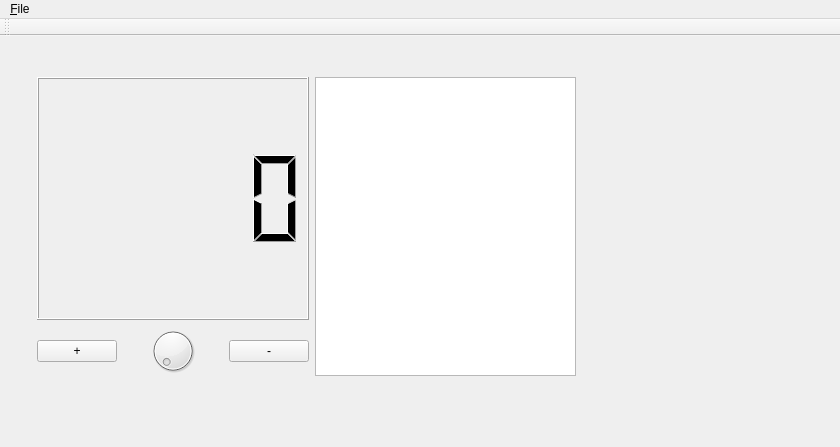
<?xml version="1.0" encoding="UTF-8"?>
<ui version="4.0">
 <class>MainWindow</class>
 <widget class="QMainWindow" name="MainWindow">
  <property name="geometry">
   <rect>
    <x>0</x>
    <y>0</y>
    <width>840</width>
    <height>447</height>
   </rect>
  </property>
  <property name="windowTitle">
   <string>MainWindow</string>
  </property>
  <widget class="QWidget" name="centralWidget">
   <widget class="QWidget" name="horizontalLayoutWidget">
    <property name="geometry">
     <rect>
      <x>26</x>
      <y>30</y>
      <width>561</width>
      <height>321</height>
     </rect>
    </property>
    <layout class="QHBoxLayout" name="horizontalLayout_2">
     <item>
      <layout class="QVBoxLayout" name="verticalLayout">
       <item>
        <widget class="QLCDNumber" name="lcdNumber"/>
       </item>
       <item>
        <layout class="QHBoxLayout" name="horizontalLayout">
         <item>
          <widget class="QPushButton" name="buttonPlus">
           <property name="text">
            <string>+</string>
           </property>
          </widget>
         </item>
         <item>
          <widget class="QDial" name="dial"/>
         </item>
         <item>
          <widget class="QPushButton" name="buttonMinus">
           <property name="text">
            <string>-</string>
           </property>
          </widget>
         </item>
        </layout>
       </item>
      </layout>
     </item>
     <item>
      <widget class="QChartView" name="graphicsView"/>
     </item>
    </layout>
   </widget>
  </widget>
  <widget class="QMenuBar" name="menuBar">
   <property name="geometry">
    <rect>
     <x>0</x>
     <y>0</y>
     <width>840</width>
     <height>20</height>
    </rect>
   </property>
   <widget class="QMenu" name="menuFile">
    <property name="title">
     <string>&amp;File</string>
    </property>
    <addaction name="actionLoad_PAK_file"/>
    <addaction name="separator"/>
    <addaction name="actionQuit"/>
   </widget>
   <addaction name="menuFile"/>
  </widget>
  <widget class="QToolBar" name="mainToolBar">
   <attribute name="toolBarArea">
    <enum>TopToolBarArea</enum>
   </attribute>
   <attribute name="toolBarBreak">
    <bool>false</bool>
   </attribute>
  </widget>
  <action name="actionQuit">
   <property name="text">
    <string>&amp;Quit</string>
   </property>
   <property name="shortcut">
    <string>Ctrl+Q</string>
   </property>
  </action>
  <action name="actionLoad_PAK_file">
   <property name="text">
    <string>Load &amp;PAK file....</string>
   </property>
   <property name="shortcut">
    <string>Ctrl+Shift+L</string>
   </property>
  </action>
 </widget>
 <layoutdefault spacing="6" margin="11"/>
 <customwidgets>
  <customwidget>
   <class>QChartView</class>
   <extends>QGraphicsView</extends>
   <header>QtCharts</header>
  </customwidget>
 </customwidgets>
 <resources/>
 <connections>
  <connection>
   <sender>actionQuit</sender>
   <signal>triggered()</signal>
   <receiver>MainWindow</receiver>
   <slot>close()</slot>
   <hints>
    <hint type="sourcelabel">
     <x>-1</x>
     <y>-1</y>
    </hint>
    <hint type="destinationlabel">
     <x>128</x>
     <y>117</y>
    </hint>
   </hints>
  </connection>
 </connections>
</ui>
